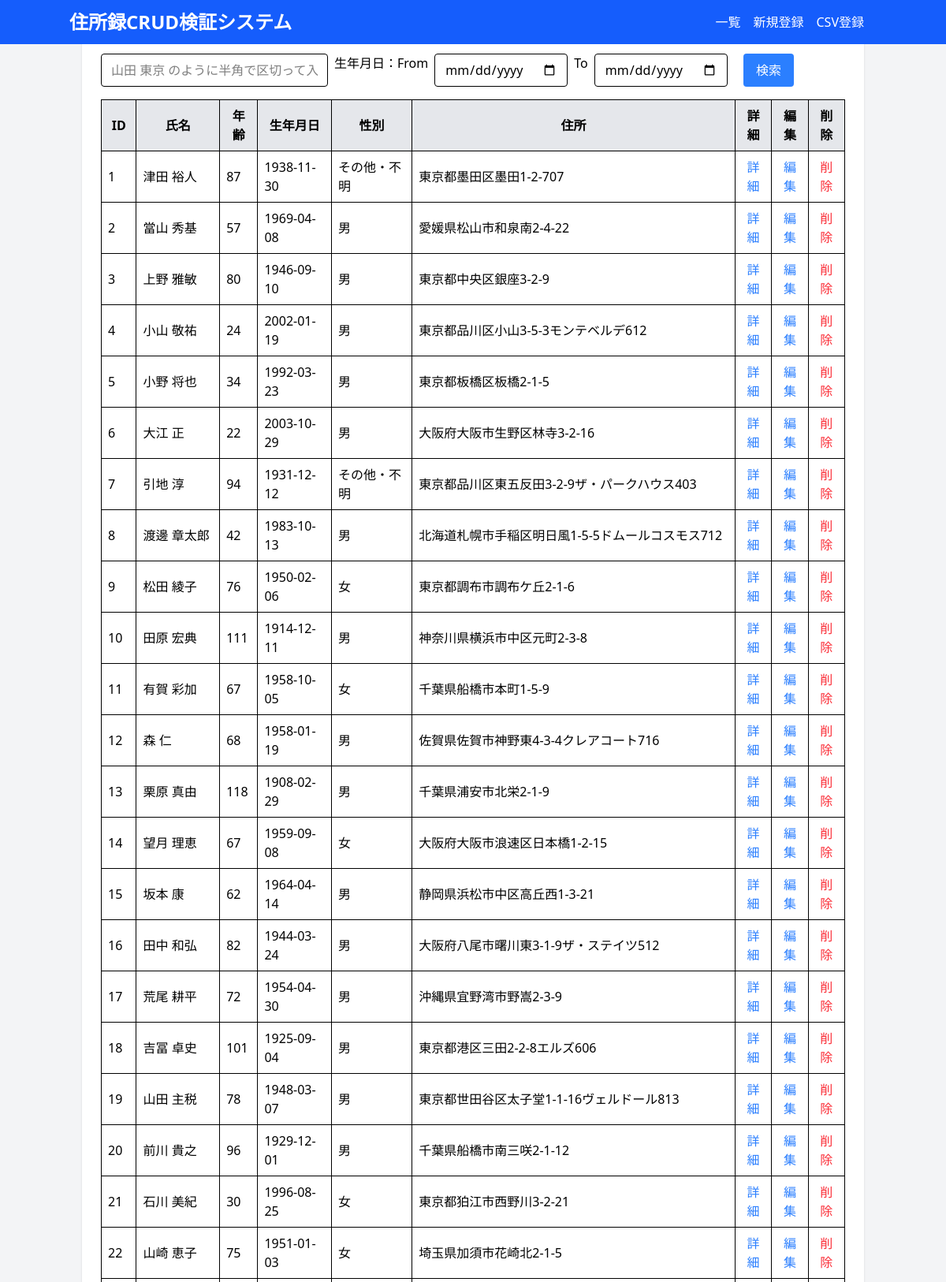
The page / (upper part) on the database its author committed.
### tables this page shows
CREATE TABLE addresses(
id INTEGER PRIMARY KEY AUTOINCREMENT,
name TEXT NOT NULL,
kana TEXT NOT NULL,
age INTEGER,
birthday TEXT,
gender TEXT,
blood_type TEXT,
email TEXT,
tel TEXT,
mobile TEXT,
postal_code TEXT,
address TEXT,
company TEXT,
created_at TIMESTAMP DEFAULT CURRENT_TIMESTAMP,
updated_at TIMESTAMP DEFAULT CURRENT_TIMESTAMP
);

### app.py (the view, shortened to what this page needs)
@app.route("/")
def display():
    conn = get_db()
    cur = conn.cursor()
    keyword = request.args.get("keyword", "").strip()
    birthday_from = request.args.get("birthday_from", "")
    birthday_to = request.args.get("birthday_to", "")
    keywords = keyword.split()
    birthday_from = (
        birthday_from
        .replace("/", "-")
    )
    birthday_to = (
        birthday_to
        .replace("/", "-")
    )
    print("birthday_from =", birthday_from)
    print("birthday_to =", birthday_to)
    sql = """
        SELECT *
        FROM addresses
        WHERE 1 = 1
    """
    params = []
    if birthday_from:
        sql += """
            AND birthday >= ?
        """
        params.append(birthday_from)
    if birthday_to:
        sql += """
            AND birthday <= ?
        """
        params.append(birthday_to)
    sql += """
        ORDER BY id ASC
    """
    print(sql)
    print(params)
    cur.execute(sql, params)
    records = cur.fetchall()
    conn.close()
    return render_template(
        "display.html",
        records=records
    )

### app.py (called while the page is built)
def get_db():
    conn = sqlite3.connect(DB_NAME)
    conn.row_factory = sqlite3.Row
    return conn

### templates/display.html (shortened to what this page needs)
{% extends "base.html" %}
{% block content %}
<div class="bg-white p-6 rounded shadow">
<h2 class="text-xl font-bold mb-4">住所録一覧</h2>
<form method="GET" class="mb-4 flex gap-2">
    <input
    type="text"
    name="keyword"
    placeholder="山田 東京 のように半角で区切って入力"
    value="{{ request.args.get('keyword', '') }}"
    class="border rounded px-3 py-2 w-72">
    <span>生年月日：From</span>
    <input
    type="date"
    name="birthday_from"
    value="{{ request.args.get('birthday_from', '') }}"
    class="border rounded px-3 py-2">
    <span>To</span>
    <input
    type="date"
    name="birthday_to"
    value="{{ request.args.get('birthday_to', '') }}"
    class="border rounded px-3 py-2">
    <button
    class="bg-blue-500 text-white px-4 py-2 rounded">
    検索
    </button>
</form>
<table class="min-w-full border">
    <thead class="bg-gray-200">
    <tr>
    <th class="border p-2">ID</th>
    <th class="border p-2">氏名</th>
    <th class="border p-2">年齢</th>
    <th class="border p-2">生年月日</th>
    <th class="border p-2">性別</th>
    <th class="border p-2">住所</th>
    <th class="border p-2">詳細</th>
    <th class="border p-2">編集</th>
    <th class="border p-2">削除</th>
    </tr>
    </thead>
    <tbody>
    {% for row in records %}
    <tr>
        <td class="border p-2">{{ row.id }}</td>
        <td class="border p-2">{{ row.name }}</td>
        <td class="border p-2">{{ row.age }}</td>
        <td class="border p-2">{{ row.birthday }}</td>
        <td class="border p-2">{{ row.gender }}</td>
        <td class="border p-2">{{ row.address }}</td>
        <td class="border p-2 text-center">
            <a href="/detail/{{ row.id }}" class="text-blue-500 hover:text-blue-700">詳細</a>
        </td>
        <td class="border p-2 text-center">
            <a href="/edit/{{ row.id }}" class="text-blue-500 hover:text-blue-700">編集</a>
        </td>
        <td class="border p-2 text-center">
            <a href="/delete/{{ row.id }}" class="text-red-500 hover:text-red-700">削除</a>
        </td>
    </tr>
    {% endfor %}
    </tbody>
</table>
</div>
{% endblock %}

### rows shown on the page
addresses: id "1", name "津田 裕人", age "87", birthday "1938-11-30", gender "その他・不明", address "東京都墨田区墨田1-2-707"
addresses: id "2", name "當山 秀基", age "57", birthday "1969-04-08", gender "男", address "愛媛県松山市和泉南2-4-22"
addresses: id "3", name "上野 雅敏", age "80", birthday "1946-09-10", gender "男", address "東京都中央区銀座3-2-9"
addresses: id "4", name "小山 敬祐", age "24", birthday "2002-01-19", gender "男", address "東京都品川区小山3-5-3モンテベルデ612"
addresses: id "5", name "小野 将也", age "34", birthday "1992-03-23", gender "男", address "東京都板橋区板橋2-1-5"
addresses: id "6", name "大江 正", age "22", birthday "2003-10-29", gender "男", address "大阪府大阪市生野区林寺3-2-16"
addresses: id "7", name "引地 淳", age "94", birthday "1931-12-12", gender "その他・不明", address "東京都品川区東五反田3-2-9ザ・パークハウス403"
addresses: id "8", name "渡邊 章太郎", age "42", birthday "1983-10-13", gender "男", address "北海道札幌市手稲区明日風1-5-5ドムールコスモス712"
addresses: id "9", name "松田 綾子", age "76", birthday "1950-02-06", gender "女", address "東京都調布市調布ケ丘2-1-6"
addresses: id "10", name "田原 宏典", age "111", birthday "1914-12-11", gender "男", address "神奈川県横浜市中区元町2-3-8"
addresses: id "11", name "有賀 彩加", age "67", birthday "1958-10-05", gender "女", address "千葉県船橋市本町1-5-9"
addresses: id "12", name "森 仁", age "68", birthday "1958-01-19", gender "男", address "佐賀県佐賀市神野東4-3-4クレアコート716"
addresses: id "13", name "栗原 真由", age "118", birthday "1908-02-29", gender "男", address "千葉県浦安市北栄2-1-9"
addresses: id "14", name "望月 理恵", age "67", birthday "1959-09-08", gender "女", address "大阪府大阪市浪速区日本橋1-2-15"
addresses: id "15", name "坂本 康", age "62", birthday "1964-04-14", gender "男", address "静岡県浜松市中区高丘西1-3-21"
addresses: id "16", name "田中 和弘", age "82", birthday "1944-03-24", gender "男", address "大阪府八尾市曙川東3-1-9ザ・ステイツ512"
addresses: id "17", name "荒尾 耕平", age "72", birthday "1954-04-30", gender "男", address "沖縄県宜野湾市野嵩2-3-9"
addresses: id "18", name "吉冨 卓史", age "101", birthday "1925-09-04", gender "男", address "東京都港区三田2-2-8エルズ606"
addresses: id "19", name "山田 主税", age "78", birthday "1948-03-07", gender "男", address "東京都世田谷区太子堂1-1-16ヴェルドール813"
addresses: id "20", name "前川 貴之", age "96", birthday "1929-12-01", gender "男", address "千葉県船橋市南三咲2-1-12"
addresses: id "21", name "石川 美紀", age "30", birthday "1996-08-25", gender "女", address "東京都狛江市西野川3-2-21"
addresses: id "22", name "山崎 恵子", age "75", birthday "1951-01-03", gender "女", address "埼玉県加須市花崎北2-1-5"
